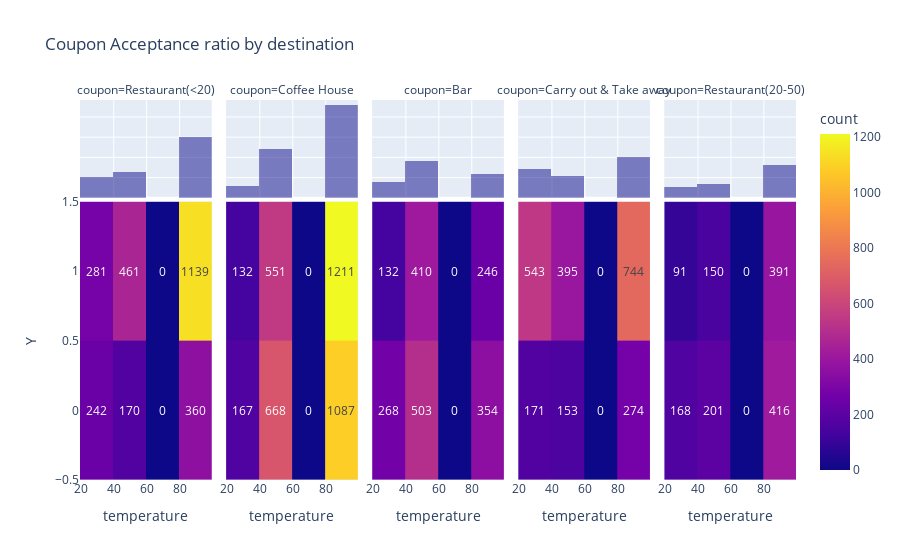

Notebook code cell kept with this figure:
### Code cell
denHeatmap2 = px.density_heatmap(data_frame=df, x="temperature", y="Y", facet_col="coupon", marginal_x="histogram", marginal_y="histogram", text_auto=True, title="Coupon Acceptance ratio by destination",)
denHeatmap2.write_image("./images/denHeatmap2.png",
    width=1600, height=900, scale=1)
denHeatmap2.show()

### Figure 1 — Plotly figure (JSON) as saved in the notebook; plotly's stock layout.template omitted (floating-point values rounded to 4 significant figures; data arrays with more than 128 entries replaced by an {"elided": "..."} marker saying what was removed)
{"data": [{"coloraxis": "coloraxis", "hovertemplate": "coupon=Restaurant(<20)<br>temperature=%{x}<br>Y=%{y}<br>count=%{z}<extra></extra>", "name": "", "texttemplate": "%{z}", "type": "histogram2d", "x": {"elided": "2653 int values"}, "xaxis": "x", "xbingroup": "x", "y": {"elided": "2653 int values"}, "yaxis": "y", "ybingroup": "y"}, {"alignmentgroup": "True", "bingroup": "x", "hovertemplate": "coupon=Restaurant(<20)<br>temperature=%{x}<br>count=%{y}<extra></extra>", "legendgroup": "", "marker": {"color": "#0d0887"}, "name": "", "offsetgroup": "", "opacity": 0.5, "showlegend": false, "type": "histogram", "x": {"elided": "2653 int values"}, "xaxis": "x6", "yaxis": "y6"}, {"coloraxis": "coloraxis", "hovertemplate": "coupon=Coffee House<br>temperature=%{x}<br>Y=%{y}<br>count=%{z}<extra></extra>", "name": "", "texttemplate": "%{z}", "type": "histogram2d", "x": {"elided": "3816 int values"}, "xaxis": "x2", "xbingroup": "x", "y": {"elided": "3816 int values"}, "yaxis": "y2", "ybingroup": "y"}, {"alignmentgroup": "True", "bingroup": "x", "hovertemplate": "coupon=Coffee House<br>temperature=%{x}<br>count=%{y}<extra></extra>", "legendgroup": "", "marker": {"color": "#0d0887"}, "name": "", "offsetgroup": "", "opacity": 0.5, "showlegend": false, "type": "histogram", "x": {"elided": "3816 int values"}, "xaxis": "x7", "yaxis": "y7"}, {"coloraxis": "coloraxis", "hovertemplate": "coupon=Bar<br>temperature=%{x}<br>Y=%{y}<br>count=%{z}<extra></extra>", "name": "", "texttemplate": "%{z}", "type": "histogram2d", "x": {"elided": "1913 int values"}, "xaxis": "x3", "xbingroup": "x", "y": {"elided": "1913 int values"}, "yaxis": "y3", "ybingroup": "y"}, {"alignmentgroup": "True", "bingroup": "x", "hovertemplate": "coupon=Bar<br>temperature=%{x}<br>count=%{y}<extra></extra>", "legendgroup": "", "marker": {"color": "#0d0887"}, "name": "", "offsetgroup": "", "opacity": 0.5, "showlegend": false, "type": "histogram", "x": {"elided": "1913 int values"}, "xaxis": "x8", "yaxis": "y8"}, {"coloraxis": "coloraxis", "hovertemplate": "coupon=Carry out & Take away<br>temperature=%{x}<br>Y=%{y}<br>count=%{z}<extra></extra>", "name": "", "texttemplate": "%{z}", "type": "histogram2d", "x": {"elided": "2280 int values"}, "xaxis": "x4", "xbingroup": "x", "y": {"elided": "2280 int values"}, "yaxis": "y4", "ybingroup": "y"}, {"alignmentgroup": "True", "bingroup": "x", "hovertemplate": "coupon=Carry out & Take away<br>temperature=%{x}<br>count=%{y}<extra></extra>", "legendgroup": "", "marker": {"color": "#0d0887"}, "name": "", "offsetgroup": "", "opacity": 0.5, "showlegend": false, "type": "histogram", "x": {"elided": "2280 int values"}, "xaxis": "x9", "yaxis": "y9"}, {"coloraxis": "coloraxis", "hovertemplate": "coupon=Restaurant(20-50)<br>temperature=%{x}<br>Y=%{y}<br>count=%{z}<extra></extra>", "name": "", "texttemplate": "%{z}", "type": "histogram2d", "x": {"elided": "1417 int values"}, "xaxis": "x5", "xbingroup": "x", "y": {"elided": "1417 int values"}, "yaxis": "y5", "ybingroup": "y"}, {"alignmentgroup": "True", "bingroup": "x", "hovertemplate": "coupon=Restaurant(20-50)<br>temperature=%{x}<br>count=%{y}<extra></extra>", "legendgroup": "", "marker": {"color": "#0d0887"}, "name": "", "offsetgroup": "", "opacity": 0.5, "showlegend": false, "type": "histogram", "x": {"elided": "1417 int values"}, "xaxis": "x10", "yaxis": "y10"}], "layout": {"annotations": [{"font": {}, "showarrow": false, "text": "coupon=Restaurant(<20)", "x": 0.092, "xanchor": "center", "xref": "paper", "y": 1, "yanchor": "bottom", "yref": "paper"}, {"font": {}, "showarrow": false, "text": "coupon=Coffee House", "x": 0.296, "xanchor": "center", "xref": "paper", "y": 1, "yanchor": "bottom", "yref": "paper"}, {"font": {}, "showarrow": false, "text": "coupon=Bar", "x": 0.5, "xanchor": "center", "xref": "paper", "y": 1, "yanchor": "bottom", "yref": "paper"}, {"font": {}, "showarrow": false, "text": "coupon=Carry out & Take away", "x": 0.704, "xanchor": "center", "xref": "paper", "y": 1, "yanchor": "bottom", "yref": "paper"}, {"font": {}, "showarrow": false, "text": "coupon=Restaurant(20-50)", "x": 0.908, "xanchor": "center", "xref": "paper", "y": 1, "yanchor": "bottom", "yref": "paper"}], "barmode": "overlay", "coloraxis": {"colorbar": {"title": {"text": "count"}}, "colorscale": [[0, "#0d0887"], [0.1111, "#46039f"], [0.2222, "#7201a8"], [0.3333, "#9c179e"], [0.4444, "#bd3786"], [0.5556, "#d8576b"], [0.6667, "#ed7953"], [0.7778, "#fb9f3a"], [0.8889, "#fdca26"], [1, "#f0f921"]]}, "legend": {"tracegroupgap": 0}, "title": {"text": "Coupon Acceptance ratio by destination"}, "xaxis": {"anchor": "y", "domain": [0, 0.184], "title": {"text": "temperature"}}, "xaxis10": {"anchor": "y10", "domain": [0.816, 1], "matches": "x", "showgrid": true, "showticklabels": false}, "xaxis2": {"anchor": "y2", "domain": [0.204, 0.388], "matches": "x", "title": {"text": "temperature"}}, "xaxis3": {"anchor": "y3", "domain": [0.408, 0.592], "matches": "x", "title": {"text": "temperature"}}, "xaxis4": {"anchor": "y4", "domain": [0.612, 0.796], "matches": "x", "title": {"text": "temperature"}}, "xaxis5": {"anchor": "y5", "domain": [0.816, 1], "matches": "x", "title": {"text": "temperature"}}, "xaxis6": {"anchor": "y6", "domain": [0, 0.184], "matches": "x", "showgrid": true, "showticklabels": false}, "xaxis7": {"anchor": "y7", "domain": [0.204, 0.388], "matches": "x", "showgrid": true, "showticklabels": false}, "xaxis8": {"anchor": "y8", "domain": [0.408, 0.592], "matches": "x", "showgrid": true, "showticklabels": false}, "xaxis9": {"anchor": "y9", "domain": [0.612, 0.796], "matches": "x", "showgrid": true, "showticklabels": false}, "yaxis": {"anchor": "x", "domain": [0, 0.7326], "title": {"text": "Y"}}, "yaxis10": {"anchor": "x10", "domain": [0.7426, 1], "matches": "y6", "showgrid": true, "showline": false, "showticklabels": false, "ticks": ""}, "yaxis2": {"anchor": "x2", "domain": [0, 0.7326], "matches": "y", "showticklabels": false}, "yaxis3": {"anchor": "x3", "domain": [0, 0.7326], "matches": "y", "showticklabels": false}, "yaxis4": {"anchor": "x4", "domain": [0, 0.7326], "matches": "y", "showticklabels": false}, "yaxis5": {"anchor": "x5", "domain": [0, 0.7326], "matches": "y", "showticklabels": false}, "yaxis6": {"anchor": "x6", "domain": [0.7426, 1], "matches": "y6", "showgrid": true, "showline": false, "showticklabels": false, "ticks": ""}, "yaxis7": {"anchor": "x7", "domain": [0.7426, 1], "matches": "y6", "showgrid": true, "showline": false, "showticklabels": false, "ticks": ""}, "yaxis8": {"anchor": "x8", "domain": [0.7426, 1], "matches": "y6", "showgrid": true, "showline": false, "showticklabels": false, "ticks": ""}, "yaxis9": {"anchor": "x9", "domain": [0.7426, 1], "matches": "y6", "showgrid": true, "showline": false, "showticklabels": false, "ticks": ""}}}
